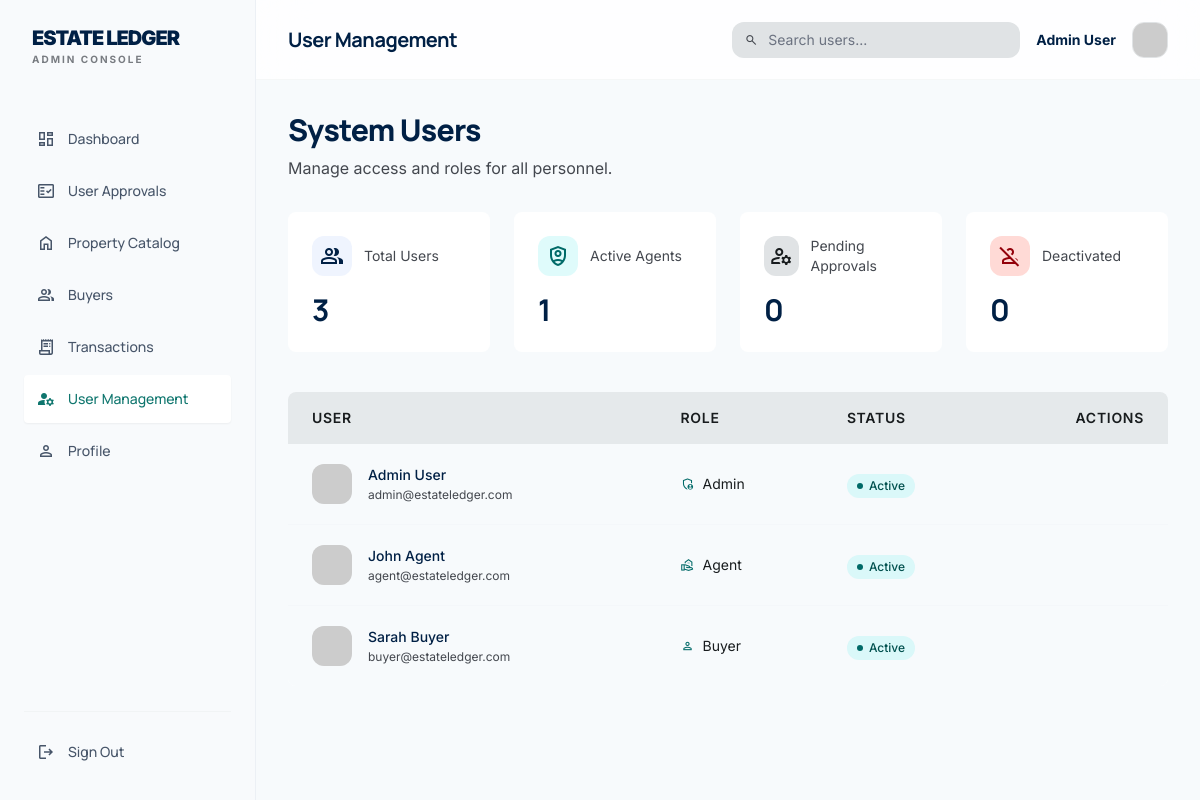
Page /admin/users (signed in) on the committed database.
### tables this page shows
CREATE TABLE IF NOT EXISTS users (
    id INT AUTO_INCREMENT PRIMARY KEY,
    name VARCHAR(100) NOT NULL,
    email VARCHAR(100) NOT NULL UNIQUE,
    password VARCHAR(255) NOT NULL,
    role ENUM('admin', 'agent', 'buyer') DEFAULT 'buyer',
    status ENUM('active', 'deactivated', 'pending') DEFAULT 'pending',
    created_at TIMESTAMP DEFAULT CURRENT_TIMESTAMP
);

### app/views/admin/users.php (the view, shortened to what the rows shown need)
<!DOCTYPE html>
<html class="light" lang="en">
<head>
    <script src="https://cdn.tailwindcss.com?plugins=forms,container-queries"></script>
    <script id="tailwind-config">
        tailwind.config = {
          darkMode: "class",
          theme: {
            extend: {
              "colors": {
                      "primary-fixed-dim": "#adc7f7",
                      "on-surface-variant": "#43474e",
                      "error": "#ba1a1a",
                      "surface-tint": "#455f88",
                      "on-surface": "#181c1e",
                      "on-error-container": "#93000a",
                      "primary": "#002045",
                      "on-tertiary": "#ffffff",
                      "background": "#f7fafc",
                      "on-tertiary-fixed-variant": "#3c475a",
                      "outline-variant": "#c4c6cf",
                      "secondary": "#006a68",
                      "surface-variant": "#e0e3e5",
                      "on-secondary-container": "#006e6d",
                      "inverse-surface": "#2d3133",
                      "on-background": "#181c1e",
                      "surface-dim": "#d7dadc",
                      "on-primary-fixed": "#001b3c",
                      "secondary-fixed": "#94f2f0",
                      "on-primary-container": "#86a0cd",
                      "tertiary": "#162132",
                      "on-secondary-fixed": "#00201f",
                      "on-error": "#ffffff",
                      "inverse-on-surface": "#eef1f3",
                      "on-tertiary-fixed": "#111c2c",
                      "error-container": "#ffdad6",
                      "primary-container": "#1a365d",
                      "surface-container-highest": "#e0e3e5",
                      "tertiary-fixed": "#d8e3fa",
                      "surface": "#f7fafc",
                      "on-primary-fixed-variant": "#2d476f",
                      "surface-container": "#ebeef0",
                      "on-secondary": "#ffffff",
                      "secondary-fixed-dim": "#77d6d3",
                      "surface-container-low": "#f1f4f6",
                      "outline": "#74777f",
                      "on-primary": "#ffffff",
                      "secondary-container": "#91f0ed",
                      "primary-fixed": "#d6e3ff",
                      "on-tertiary-container": "#949fb4",
                      "surface-bright": "#f7fafc",
                      "on-secondary-fixed-variant": "#00504e",
                      "tertiary-fixed-dim": "#bcc7dd",
                      "tertiary-container": "#2b3648",
                      "surface-container-lowest": "#ffffff",
                      "inverse-primary": "#adc7f7",
                      "surface-container-high": "#e5e9eb"
              },
              "borderRadius": {
                      "DEFAULT": "0.125rem",
                      "lg": "0.25rem",
                      "xl": "0.5rem",
                      "full": "0.75rem"
              },
              "fontFamily": {
                      "headline": ["Manrope"],
                      "body": ["Inter"],
                      "label": ["Inter"]
              }
            },
          },
        }
    </script>
</head>
<body class="bg-background text-on-surface font-body antialiased flex h-screen overflow-hidden selection:bg-primary selection:text-on-primary">
<aside class="bg-slate-50 dark:bg-slate-950 h-screen w-64 fixed left-0 top-0 z-40 flex flex-col p-6 gap-4 border-r border-slate-200/50 dark:border-slate-800/50">
<div class="mb-8 px-2">
<h1 class="text-xl font-black text-primary tracking-tighter uppercase">Estate Ledger</h1>
</div>
</aside>
<main class="ml-64 flex-1 h-screen overflow-y-auto bg-surface relative">
<header class="bg-white/80 dark:bg-slate-900/80 backdrop-blur-xl sticky top-0 z-50 flex justify-between items-center px-8 h-20 w-full border-b border-surface-variant/30">
<div class="flex items-center gap-6">
<h2 class="font-headline font-bold tracking-tight text-xl text-primary">User Management</h2>
</div>
</header>
<div class="max-w-screen-2xl mx-auto px-8 py-8">
<div class="flex justify-between items-end mb-8">
<div class="max-w-2xl">
<h2 class="font-headline text-3xl font-extrabold tracking-tight text-primary mb-2">System Users</h2>
</div>
</div>
<div class="bg-surface-container-lowest rounded-xl overflow-hidden">
<div class="overflow-x-auto">
<table class="w-full text-left font-body">
<thead>
<tr class="bg-surface-container-high">
<th class="py-4 px-6 font-label text-sm font-semibold text-on-surface uppercase tracking-wider">User</th>
<th class="py-4 px-6 font-label text-sm font-semibold text-on-surface uppercase tracking-wider">Role</th>
<th class="py-4 px-6 font-label text-sm font-semibold text-on-surface uppercase tracking-wider">Status</th>
<th class="py-4 px-6 font-label text-sm font-semibold text-on-surface uppercase tracking-wider text-right">Actions</th>
</tr>
</thead>
<tbody class="divide-y divide-outline-variant/5">
<?php foreach($data['users'] as $user): ?>
<tr class="bg-surface group hover:bg-surface-container-low transition-colors">
<td class="py-5 px-6">
<div class="flex items-center gap-4">
<img alt="User profile" class="w-10 h-10 rounded-full object-cover" src="https://ui-avatars.com/api/?name=<?php echo urlencode($user->name); ?>&background=random&color=fff"/>
<div>
<div class="font-medium text-primary text-sm"><?php echo $user->name; ?></div>
<div class="text-xs text-on-surface-variant mt-0.5"><?php echo $user->email; ?></div>
</div>
</div>
</td>
<td class="py-5 px-6">
<div class="flex items-center gap-2">
    <?php
    $roleIcons = [
        'admin' => 'admin_panel_settings',
        'agent' => 'real_estate_agent',
        'buyer' => 'person'
    ];
    $icon = $roleIcons[$user->role] ?? 'person';
    ?>
<span class="material-symbols-outlined text-sm text-secondary"><?php echo $icon; ?></span>
<span class="text-sm text-on-surface"><?php echo ucfirst($user->role); ?></span>
</div>
</td>
<td class="py-5 px-6">
    <?php if($user->status == 'active'): ?>
<span class="inline-flex items-center gap-1.5 py-1 px-2.5 rounded-full bg-secondary-fixed/30 text-on-secondary-fixed-variant text-xs font-medium">
<span class="w-1.5 h-1.5 rounded-full bg-secondary"></span>
                                        Active
                                    </span>
    <?php endif; ?>
</td>
<td class="py-5 px-6 text-right">
</td>
</tr>
<?php endforeach; ?>
</tbody>
</table>
</div>
</div>
</div>
</main>
</body>
</html>

### rows in the picture
users: name "Admin User", email "admin@estateledger.com", role "Admin", status "active" (drawn)
users: name "John Agent", email "agent@estateledger.com", role "Agent", status "active" (drawn)
users: name "Sarah Buyer", email "buyer@estateledger.com", role "Buyer", status "active" (drawn)

### other values in the picture
$_SESSION['user_name'] "Admin User"
$data['total_users'] "3"
$data['active_agents'] "1"
$data['pending_approvals'] "0"
$data['deactivated'] "0"
